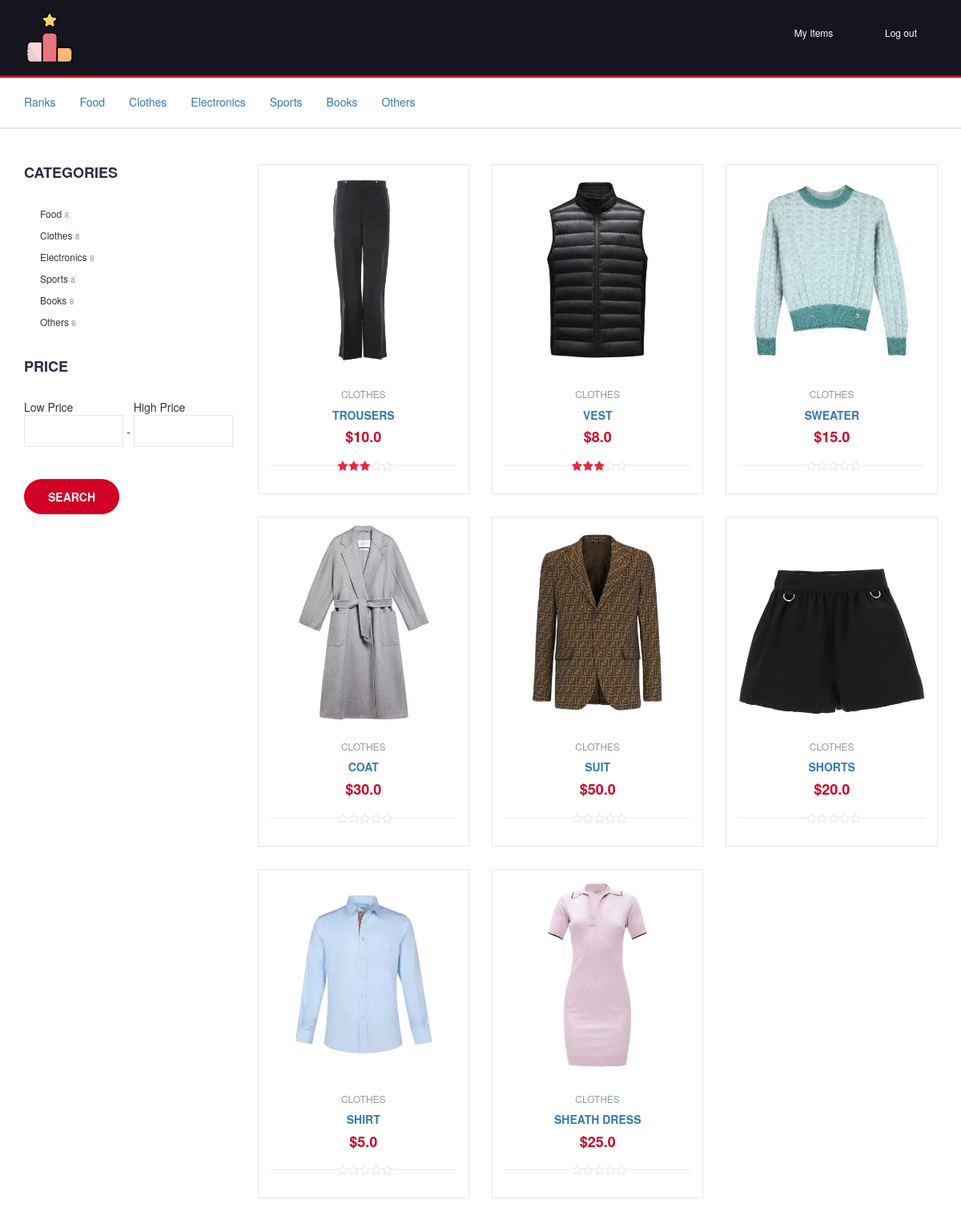
Page /display_product/clothes (signed in) on the committed database.
### app/models.py (models this page shows, shortened)
class Product(db.Model):
    __tablename__ = 'products'
    id = db.Column(db.Integer, primary_key=True)
    name = db.Column(db.String(64), index=True)
    category = db.Column(db.String(32), index=True)
    description = db.Column(db.String(128), index=True)
    image = db.Column(db.String(256), index=True)
    price = db.Column(db.Float, index=True)
    avg_star = db.Column(db.Float, index=True, default=0)
    user_id = db.Column(db.Integer, db.ForeignKey('users.id'))
    feedbacks = db.relationship('Feedback', backref='rated', lazy='dynamic')

### app/load/routes.py (the view, shortened to what this page needs)
@load.route('/display_product/<cat>', methods=['GET', 'POST'])
def display_product(cat):
    if session.get("ID") is None:
        return redirect(url_for('auth.index'))
    priceForm = PriceForm()
    lowPrice = priceForm.lowPrice.data
    highPrice = priceForm.highPrice.data
    products = Product.query.filter_by(category=cat).all()
    pls = []
    count = 1
    if lowPrice is None or highPrice is None:
        allProduct = Product.query.filter_by(category=cat).all()
        for p in allProduct:
            p.avg_star = round(p.avg_star)
            pls.append(p)
            if count % 3 == 0:
                pls.append(" ")
            count += 1
    food = Product.query.filter_by(category='food').count()
    clothes = Product.query.filter_by(category='clothes').count()
    electronics = Product.query.filter_by(category='electronics').count()
    sports = Product.query.filter_by(category='sports').count()
    books = Product.query.filter_by(category='books').count()
    others = Product.query.filter_by(category='others').count()
    return render_template('load/display_product.html', pls=pls, food=food, clothes=clothes, electronics=electronics,
                            books=books,  sports=sports, others=others, priceForm=priceForm)

### app/load/forms.py
class PriceForm(FlaskForm):
    lowPrice = FloatField('lowPrice', validators=[DataRequired()])
    highPrice = FloatField('highPrice', validators=[DataRequired()])
    submit = SubmitField('Search')

### app/templates/load/display_product.html (shortened to what this page needs)
{% extends "base.html" %}
{% block navigation %}
    <nav id="navigation">
        <div class="container">
            <div id="responsive-nav">
                <ul class="main-nav nav navbar-nav">
                    <li><a href="{{ url_for('auth.index') }}">Ranks</a></li>
                    <li><a href="{{ url_for('load.display_product', cat='food') }}">Food</a></li>
                    <li><a href="{{ url_for('load.display_product', cat='clothes') }}">Clothes</a></li>
                    <li><a href="{{ url_for('load.display_product', cat='electronics') }}">Electronics</a></li>
                    <li><a href="{{ url_for('load.display_product', cat='sports') }}">Sports</a></li>
                    <li><a href="{{ url_for('load.display_product', cat='books') }}">Books</a></li>
                    <li><a href="{{ url_for('load.display_product', cat='others') }}">Others</a></li>
                </ul>
            </div>
        </div>
    </nav>
{% endblock %}
{% block content %}
    <div class="section">
        <div class="container">
            <div class="row">
                <div id="aside" class="col-md-3">
                    <div class="aside">
                        <h3 class="aside-title">Categories</h3>
                        <div class="checkbox-filter">
                            <div class="input-checkbox">
                                <label for="category-1">
                                    Food
                                    <small>{{ food }}</small>
                                </label>
                            </div>
                            <div class="input-checkbox">
                                <label for="category-2">
                                    Clothes
                                    <small>{{ clothes }}</small>
                                </label>
                            </div>
                            <div class="input-checkbox">
                                <label for="category-3">
                                    Electronics
                                    <small>{{ electronics }}</small>
                                </label>
                            </div>
                            <div class="input-checkbox">
                                <label for="category-4">
                                    Sports
                                    <small>{{ sports }}</small>
                                </label>
                            </div>
                            <div class="input-checkbox">
                                <label for="category-5">
                                    Books
                                    <small>{{ books }}</small>
                                </label>
                            </div>
                            <div class="input-checkbox">
                                <label for="category-7">
                                    Others
                                    <small>{{ others }}</small>
                                </label>
                            </div>
                        </div>
                    </div>
                    <div class="aside">
                        <h3 class="aside-title">Price</h3>
                       <form action="" method="post" novalidate>
                        <div class="price-filter">
                            <div class="input-number price-min">
                                 Low Price{{ priceForm.lowPrice(class="input", id="price-min",type="number") }}
                            </div>
                            <span>-</span>
                            <div class="input-number price-max">
                                High Price{{ priceForm.highPrice(class="input",id="price-max", type="number") }}
                            </div>
                        </div>
                        <br/>
                        <br/>
                         {{ priceForm.submit(class="primary-btn order-submit") }}
                       </form>
                    </div>
                </div>
                <div id="store" class="col-md-9">
                    <div class="row">
                        {% for p in pls %}
                            {% if p == " " %}
                                <div class="clearfix visible-lg visible-md"></div>
                            {% else %}
                                <div class="col-md-4 col-xs-6">
                                    <div class="product">
                                        <div class="product-img">
                                            <img src={{ p.image }} alt="">
                                        </div>
                                        <div class="product-body">
                                            <p class="product-category">{{ p.category }}</p>
                                            <h3 class="product-name"><a href="{{ url_for('load.product_details', p=p.id) }}">{{ p.name }}</a></h3>
                                            <h4 class="product-price">${{ p.price }}</h4>
                                            <div class="product-rating">
                                                {% if p.avg_star != 0 %}
                                                    {% for s in range (0, p.avg_star) %}
                                                        <i class="fa fa-star"></i>
                                                    {% endfor %}
                                                {% endif %}
                                                {% if p.avg_star != 5 %}
                                                    {% for s in range (0, (5-p.avg_star)) %}
                                                        <i class="fa fa-star-o"></i>
                                                    {% endfor %}
                                                {% endif %}
                                            </div>
                                        </div>
                                    </div>
                                </div>
                            {% endif %}
                        {% endfor %}
                    </div>
                </div>
            </div>
        </div>
    </div>
{% endblock %}

### app/templates/base.html (shortened to what this page needs)
<!DOCTYPE html>
<html lang="en">
	<head>
		<link type="text/css" rel="stylesheet" href="{{ url_for('static', filename='css/page.css') }}"/>
		<link type="text/css" rel="stylesheet" href="{{ url_for('static', filename='css/navigation.css') }}"/>
		<link type="text/css" rel="stylesheet" href="{{ url_for('static', filename='css/rank.css') }}"/>
        <link type="text/css" rel="stylesheet" href="{{ url_for('static', filename='css/login_register.css') }}"/>
		<link type="text/css" rel="stylesheet" href="{{ url_for('static', filename='css/display.css') }}"/>
		<link type="text/css" rel="stylesheet" href="{{ url_for('static', filename='css/product.css') }}"/>
		<link type="text/css" rel="stylesheet" href="{{ url_for('static', filename='font-awesome-4.7.0/css/font-awesome.css') }}"/>
    </head>
	<body id="body">
		<header>
			<div id="header">
				<div class="container">
					<div class="row">
						<div class="col-md-3">
							<div class="header-logo">
								<a href="{{ url_for('auth.index') }}" class="logo">
									<img src="../static/image/logo.png" alt="">
								</a>
							</div>
						</div>
						<div class="col-md-6">
							<div class="header-search">
							</div>
						</div>
						<div class="col-md-3 clearfix">
							<div class="header-user">
								<div>
									<a href="{{ url_for('load.view_product') }}">
										<span>My Items</span>
									</a>
								</div>
								{% if session.get("ID") == None %}
            					<div>
									<a href="{{ url_for('auth.login') }}">
										<span>My Account</span>
									</a>
								</div>
								{% else %}
								<div>
									<a href="{{ url_for('auth.logout') }}">
										<span>Log out</span>
									</a>
								</div>
								{% endif %}
							</div>
						</div>
					</div>
				</div>
			</div>
		</header>
        {% block navigation %} {% endblock %}
        {% block content %} {% endblock %}
	</body>
</html>

### app/static/css/page.css (style rules this page uses)
* { -webkit-box-sizing: border-box; -moz-box-sizing: border-box; box-sizing: border-box; }
html { font-size: 10px; -webkit-tap-highlight-color: rgba(0,0,0,0); font-family: sans-serif; -webkit-text-size-adjust: 100%; -ms-text-size-adjust: 100%; }
.btn-group-vertical>.btn-group:after, .btn-group-vertical>.btn-group:before, .btn-toolbar:after, .btn-toolbar:before, .clearfix:after, .clearfix:before, .container-fluid:after, .container-fluid:before, .container:after, .container:before, .dl-horizontal dd:after, .dl-horizontal dd:before, .form-horizontal .form-group:after, .form-horizontal .form-group:before, .modal-footer:after, .modal-footer:before, .modal-header:after, .modal-header:before, .nav:after, .nav:before, .navbar-collapse:after, .navbar-collapse:before, .navbar-header:after, .navbar-header:before, .navbar:after, .navbar:before, .pager:after, .pager:before, .panel-body:after, .panel-body:before, .row:after, .row:before { display: table; content: " "; }
.btn-group-vertical>.btn-group:after, .btn-toolbar:after, .clearfix:after, .container-fluid:after, .container:after, .dl-horizontal dd:after, .form-horizontal .form-group:after, .modal-footer:after, .modal-header:after, .nav:after, .navbar-collapse:after, .navbar-header:after, .navbar:after, .pager:after, .panel-body:after, .row:after { clear: both; }
body { font-family: 'Montserrat', sans-serif; font-weight: 400; color: #333; font-family: "Helvetica Neue",Helvetica,Arial,sans-serif; font-size: 14px; line-height: 1.42857143; color: #333; background-color: #fff; margin: 0; }
#header { padding-top: 15px; padding-bottom: 15px; background-color: #15161D; }
.container { padding-right: 15px; padding-left: 15px; margin-right: auto; margin-left: auto; }
@media (min-width: 768px) { .container { width: 750px; } }
@media (min-width: 992px) { .container { width: 970px; } }
@media (min-width: 1200px) { .container { width: 1170px; } }
.row { margin-right: -15px; margin-left: -15px; }
.col-lg-1, .col-lg-10, .col-lg-11, .col-lg-12, .col-lg-2, .col-lg-3, .col-lg-4, .col-lg-5, .col-lg-6, .col-lg-7, .col-lg-8, .col-lg-9, .col-md-1, .col-md-10, .col-md-11, .col-md-12, .col-md-2, .col-md-3, .col-md-4, .col-md-5, .col-md-6, .col-md-7, .col-md-8, .col-md-9, .col-sm-1, .col-sm-10, .col-sm-11, .col-sm-12, .col-sm-2, .col-sm-3, .col-sm-4, .col-sm-5, .col-sm-6, .col-sm-7, .col-sm-8, .col-sm-9, .col-xs-1, .col-xs-10, .col-xs-11, .col-xs-12, .col-xs-2, .col-xs-3, .col-xs-4, .col-xs-5, .col-xs-6, .col-xs-7, .col-xs-8, .col-xs-9 { position: relative; min-height: 1px; padding-right: 15px; padding-left: 15px; }
.col-xs-6 { width: 50%; }
@media (min-width: 992px) { .col-md-1, .col-md-10, .col-md-11, .col-md-12, .col-md-2, .col-md-3, .col-md-4, .col-md-5, .col-md-6, .col-md-7, .col-md-8, .col-md-9 { float: left; } }
@media (min-width: 992px) { .col-md-9 { width: 75%; } }
@media (min-width: 992px) { .col-md-6 { width: 50%; } }
@media (min-width: 992px) { .col-md-4 { width: 33.33333333%; } }
@media (min-width: 992px) { .col-md-3 { width: 25%; } }
.header-logo { float: left; }
a { color: #2B2D42; font-weight: 500; -webkit-transition: 0.2s color; transition: 0.2s color; color: #337ab7; text-decoration: none; background-color: transparent; }
img { vertical-align: middle; border: 0; }
.header-logo .logo img { display: block; }
.header-search { padding: 15px 0px; }
input { font-family: inherit; font-size: inherit; line-height: inherit; line-height: normal; margin: 0; font: inherit; color: inherit; }
.input { height: 40px; padding: 0px 15px; border: 1px solid #E4E7ED; background-color: #FFF; width: 100%; }
.header-user { float: right; padding: 15px 0px; }
.header-user>div { display: inline-block; }
.header-user>div>a { display: block; position: relative; width: 90px; text-align: center; color: #FFF; }
.header-user>div>a>span { font-size: 12px; }
.header-user>div+div { margin-left: 15px; }

### app/static/css/product.css (style rules this page uses)
p { margin: 0 0 10px; }
button, input, optgroup, select, textarea { margin: 0; font: inherit; color: inherit; }
button, input, select, textarea { font-family: inherit; font-size: inherit; line-height: inherit; }
button, html input[type=button], input[type=reset], input[type=submit] { -webkit-appearance: button; cursor: pointer; }

### rows in the picture
Product: image (picture), category "CLOTHES", name "TROUSERS", price "10.0", avg_star 3 (drawn)
Product: image (picture), category "CLOTHES", name "VEST", price "8.0", avg_star 3 (drawn)
Product: image (picture), category "CLOTHES", name "SWEATER", price "15.0", avg_star 0 (drawn)
Product: image (picture), category "CLOTHES", name "COAT", price "30.0", avg_star 0 (drawn)
Product: image (picture), category "CLOTHES", name "SUIT", price "50.0", avg_star 0 (drawn)
Product: image (picture), category "CLOTHES", name "SHORTS", price "20.0", avg_star 0 (drawn)
Product: image (picture), category "CLOTHES", name "SHIRT", price "5.0", avg_star 0 (drawn)
Product: image (picture), category "CLOTHES", name "SHEATH DRESS", price "25.0", avg_star 0 (drawn)

### other values in the picture
{{ food }} "8"
{{ clothes }} "8"
{{ electronics }} "8"
{{ sports }} "8"
{{ books }} "8"
{{ others }} "8"
